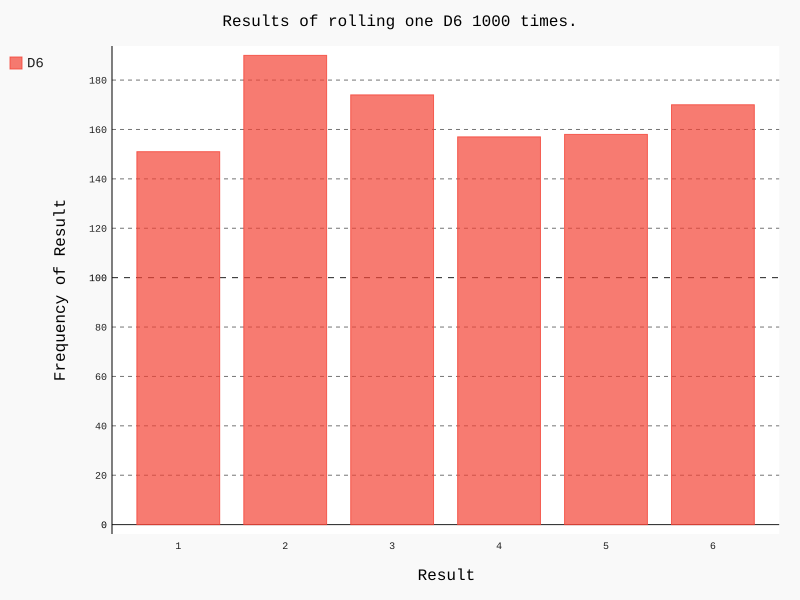

The Python source for this figure:
import pygal

from die import Die


# 创建一个D6
die = Die()

# 掷几次骰子，并将结果存储在一个列表中
results = []
for roll_num in range(1000):
    result = die.roll()
    results.append(result)

# 分析结果
frequencies = []
for value in range(1, die.num_sides + 1):
    frequency = results.count(value)
    frequencies.append(frequency)

# 对结果进行可视化
hist = pygal.Bar()

hist.title = 'Results of rolling one D6 1000 times.'
hist.x_labels = ['1', '2', '3', '4', '5', '6']
hist.x_title = 'Result'
hist.y_title = 'Frequency of Result'

hist.add('D6', frequencies)
hist.render_to_file('die_visual.svg')
